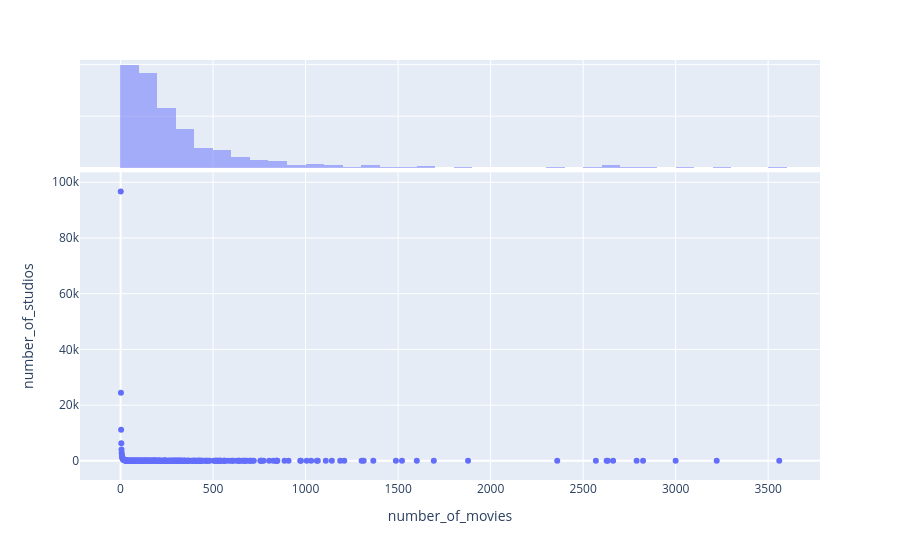

The code cell stored with this chart in its notebook:
### Code cell
fig = px.scatter(df_distribution_studios_movies, x="number_of_movies", y="number_of_studios", marginal_x="histogram")
fig.show()

### Figure 1 — Plotly figure (JSON) as saved in the notebook; plotly's stock layout.template omitted (floating-point values rounded to 4 significant figures; data arrays with more than 128 entries replaced by an {"elided": "..."} marker saying what was removed)
{"data": [{"hovertemplate": "number_of_movies=%{x}<br>number_of_studios=%{y}<extra></extra>", "legendgroup": "", "marker": {"color": "#636efa", "symbol": "circle"}, "mode": "markers", "name": "", "orientation": "v", "showlegend": false, "x": {"elided": "378 int values"}, "xaxis": "x", "y": {"elided": "378 int values"}, "yaxis": "y", "type": "scatter"}, {"alignmentgroup": "True", "bingroup": "x", "hovertemplate": "number_of_movies=%{x}<br>count=%{y}<extra></extra>", "legendgroup": "", "marker": {"color": "#636efa"}, "name": "", "offsetgroup": "", "opacity": 0.5, "showlegend": false, "x": {"elided": "378 int values"}, "xaxis": "x2", "yaxis": "y2", "type": "histogram"}], "layout": {"xaxis": {"anchor": "y", "domain": [0.0, 1.0], "title": {"text": "number_of_movies"}}, "yaxis": {"anchor": "x", "domain": [0.0, 0.7326], "title": {"text": "number_of_studios"}}, "xaxis2": {"anchor": "y2", "domain": [0.0, 1.0], "matches": "x", "showticklabels": false, "showgrid": true}, "yaxis2": {"anchor": "x2", "domain": [0.7426, 1.0], "matches": "y2", "showticklabels": false, "showline": false, "ticks": "", "showgrid": true}, "legend": {"tracegroupgap": 0}, "margin": {"t": 60}, "barmode": "overlay"}}
